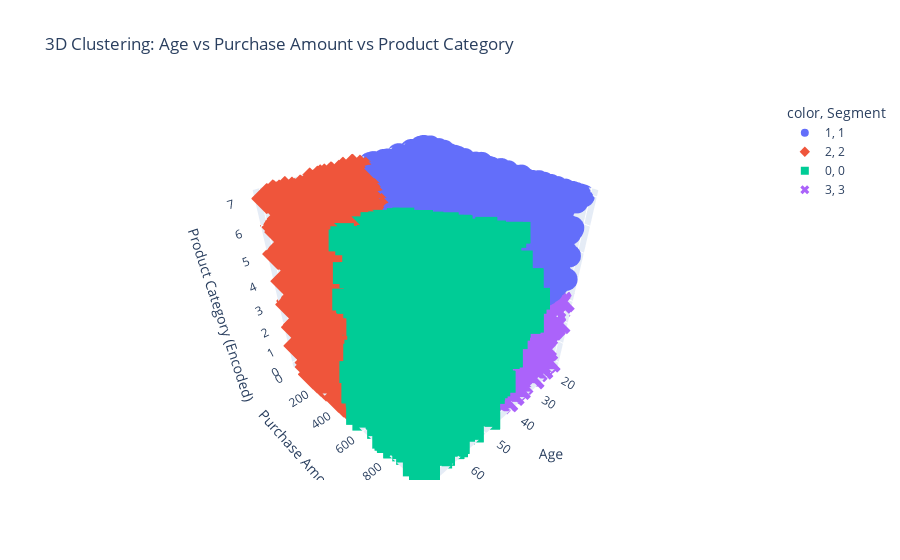

Notebook source saved alongside this figure:
### Code cell
# 3D scatter plot using the original columns
fig = px.scatter_3d(
    vis_df,
    x='Age',
    y='Purchase_Amount',
    z='Product_Category_Code',
    color=vis_df['Segment'].astype(str),
    symbol='Segment',
    title='3D Clustering: Age vs Purchase Amount vs Product Category'
)

# Label axes
fig.update_layout(
    scene=dict(
        xaxis_title='Age',
        yaxis_title='Purchase Amount',
        zaxis_title='Product Category (Encoded)'
    )
)

fig.show()

### Figure 1 — Plotly figure (JSON) as saved in the notebook; plotly's stock layout.template omitted (floating-point values rounded to 4 significant figures; data arrays with more than 128 entries replaced by an {"elided": "..."} marker saying what was removed)
{"data": [{"hovertemplate": "color=1<br>Segment=1<br>Age=%{x}<br>Purchase_Amount=%{y}<br>Product_Category_Code=%{z}<extra></extra>", "legendgroup": "1, 1", "marker": {"color": "#636efa", "symbol": "circle"}, "mode": "markers", "name": "1, 1", "scene": "scene", "showlegend": true, "type": "scatter3d", "x": {"elided": "2498 int values"}, "y": {"elided": "2498 float values"}, "z": {"elided": "2498 int values"}}, {"hovertemplate": "color=2<br>Segment=2<br>Age=%{x}<br>Purchase_Amount=%{y}<br>Product_Category_Code=%{z}<extra></extra>", "legendgroup": "2, 2", "marker": {"color": "#EF553B", "symbol": "diamond"}, "mode": "markers", "name": "2, 2", "scene": "scene", "showlegend": true, "type": "scatter3d", "x": {"elided": "2469 int values"}, "y": {"elided": "2469 float values"}, "z": {"elided": "2469 int values"}}, {"hovertemplate": "color=0<br>Segment=0<br>Age=%{x}<br>Purchase_Amount=%{y}<br>Product_Category_Code=%{z}<extra></extra>", "legendgroup": "0, 0", "marker": {"color": "#00cc96", "symbol": "square"}, "mode": "markers", "name": "0, 0", "scene": "scene", "showlegend": true, "type": "scatter3d", "x": {"elided": "2421 int values"}, "y": {"elided": "2421 float values"}, "z": {"elided": "2421 int values"}}, {"hovertemplate": "color=3<br>Segment=3<br>Age=%{x}<br>Purchase_Amount=%{y}<br>Product_Category_Code=%{z}<extra></extra>", "legendgroup": "3, 3", "marker": {"color": "#ab63fa", "symbol": "x"}, "mode": "markers", "name": "3, 3", "scene": "scene", "showlegend": true, "type": "scatter3d", "x": {"elided": "2612 int values"}, "y": {"elided": "2612 float values"}, "z": {"elided": "2612 int values"}}], "layout": {"legend": {"title": {"text": "color, Segment"}, "tracegroupgap": 0}, "scene": {"domain": {"x": [0, 1], "y": [0, 1]}, "xaxis": {"title": {"text": "Age"}}, "yaxis": {"title": {"text": "Purchase Amount"}}, "zaxis": {"title": {"text": "Product Category (Encoded)"}}}, "title": {"text": "3D Clustering: Age vs Purchase Amount vs Product Category"}}}
